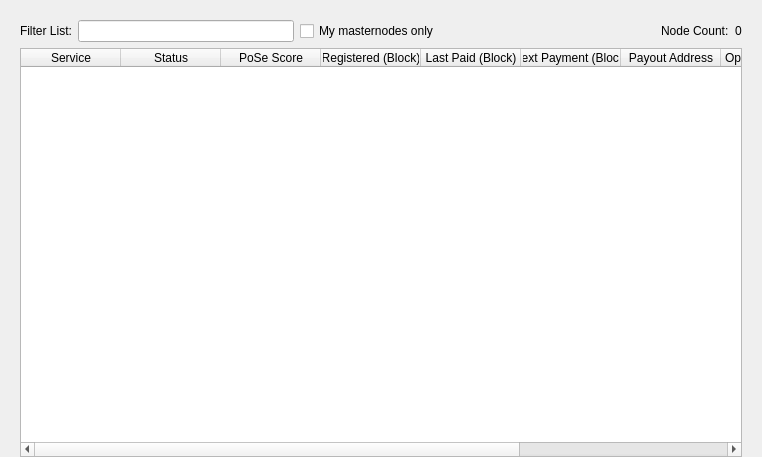
<?xml version="1.0" encoding="UTF-8"?>
<ui version="4.0">
 <class>MasternodeList</class>
 <widget class="QWidget" name="MasternodeList">
  <property name="geometry">
   <rect>
    <x>0</x>
    <y>0</y>
    <width>762</width>
    <height>457</height>
   </rect>
  </property>
  <property name="windowTitle">
   <string>Form</string>
  </property>
  <layout class="QVBoxLayout" name="topLayout">
   <property name="leftMargin">
    <number>20</number>
   </property>
   <property name="topMargin">
    <number>0</number>
   </property>
   <property name="rightMargin">
    <number>20</number>
   </property>
   <property name="bottomMargin">
    <number>0</number>
   </property>
   <item>
    <layout class="QVBoxLayout" name="verticalLayout">
     <property name="bottomMargin">
      <number>0</number>
     </property>
     <item>
      <spacer name="horizontalSpacer0">
       <property name="orientation">
        <enum>Qt::Horizontal</enum>
       </property>
       <property name="sizeHint" stdset="0">
        <size>
         <width>40</width>
         <height>20</height>
        </size>
       </property>
      </spacer>
     </item>
     <item>
      <layout class="QGridLayout" name="gridLayout_3">
       <item row="0" column="0">
        <layout class="QHBoxLayout" name="horizontalLayout_4">
         <property name="bottomMargin">
          <number>0</number>
         </property>
         <item>
          <widget class="QLabel" name="label_filter_2">
           <property name="text">
            <string>Filter List:</string>
           </property>
          </widget>
         </item>
         <item>
          <widget class="QLineEdit" name="filterLineEditDIP3">
           <property name="toolTip">
            <string>Filter masternode list</string>
           </property>
          </widget>
         </item>
         <item>
          <widget class="QCheckBox" name="checkBoxMyMasternodesOnly">
           <property name="toolTip">
            <string>Show only masternodes this wallet has keys for.</string>
           </property>
           <property name="text">
            <string>My masternodes only</string>
           </property>
           <property name="checkable">
            <bool>true</bool>
           </property>
           <property name="checked">
            <bool>false</bool>
           </property>
          </widget>
         </item>
         <item>
          <spacer name="horizontalSpacer_4">
           <property name="orientation">
            <enum>Qt::Horizontal</enum>
           </property>
           <property name="sizeHint" stdset="0">
            <size>
             <width>10</width>
             <height>20</height>
            </size>
           </property>
          </spacer>
         </item>
         <item>
          <widget class="QLabel" name="label_count_2">
           <property name="text">
            <string>Node Count:</string>
           </property>
          </widget>
         </item>
         <item>
          <widget class="QLabel" name="countLabelDIP3">
           <property name="text">
            <string>0</string>
           </property>
          </widget>
         </item>
        </layout>
       </item>
       <item row="1" column="0">
        <widget class="QTableWidget" name="tableWidgetMasternodesDIP3">
         <property name="editTriggers">
          <set>QAbstractItemView::NoEditTriggers</set>
         </property>
         <property name="alternatingRowColors">
          <bool>true</bool>
         </property>
         <property name="selectionMode">
          <enum>QAbstractItemView::SingleSelection</enum>
         </property>
         <property name="selectionBehavior">
          <enum>QAbstractItemView::SelectRows</enum>
         </property>
         <property name="sortingEnabled">
          <bool>true</bool>
         </property>
         <attribute name="horizontalHeaderStretchLastSection">
          <bool>true</bool>
         </attribute>
         <column>
          <property name="text">
           <string>Service</string>
          </property>
         </column>
         <column>
          <property name="text">
           <string>Status</string>
          </property>
         </column>
         <column>
          <property name="text">
           <string>PoSe Score</string>
          </property>
         </column>
         <column>
          <property name="text">
           <string>Registered (Block)</string>
          </property>
         </column>
         <column>
          <property name="text">
           <string>Last Paid (Block)</string>
          </property>
         </column>
         <column>
          <property name="text">
           <string>Next Payment (Block)</string>
          </property>
         </column>
         <column>
          <property name="text">
           <string>Payout Address</string>
          </property>
         </column>
         <column>
          <property name="text">
           <string>Operator Reward</string>
          </property>
         </column>
         <column>
          <property name="text">
           <string>Collateral Address</string>
          </property>
         </column>
         <column>
          <property name="text">
           <string>Owner Address</string>
          </property>
         </column>
        </widget>
       </item>
      </layout>
     </item>
    </layout>
   </item>
  </layout>
 </widget>
 <resources/>
 <connections/>
</ui>
